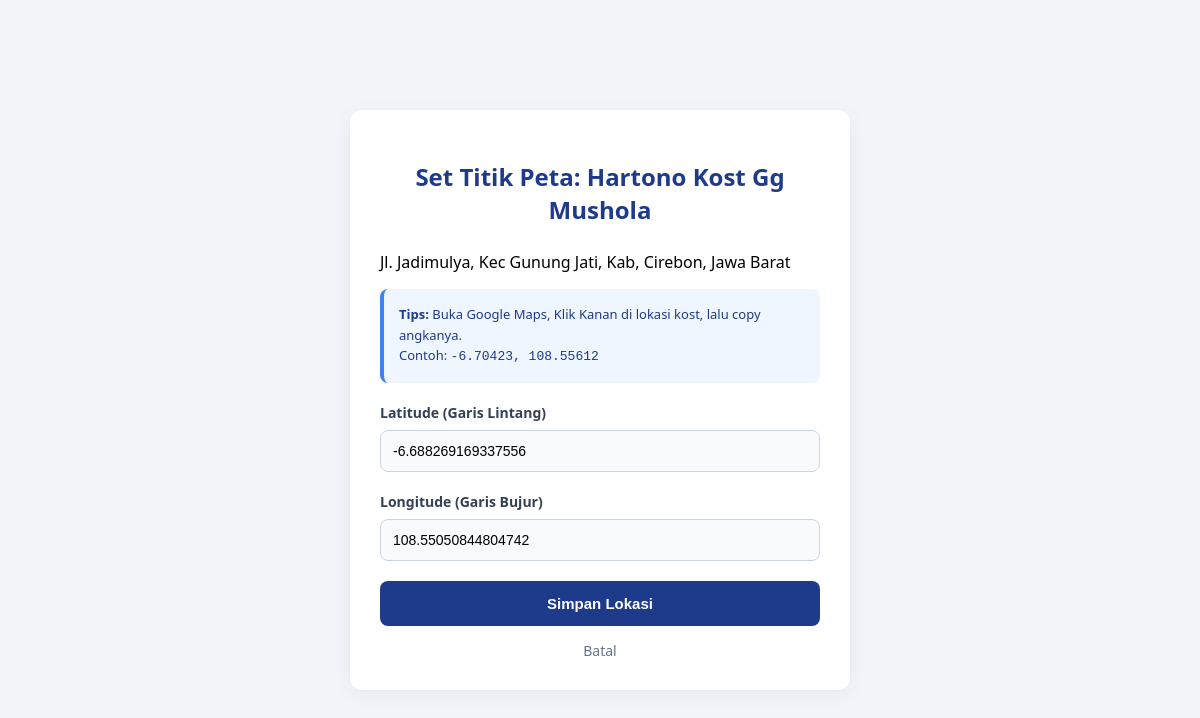
/admin/locations/edit?id=7 (signed in), run on the app's committed database.
### tables this page shows
CREATE TABLE `kost` (
  `id_kost` int(11) NOT NULL,
  `nama_kost` varchar(100) NOT NULL,
  `alamat` text NOT NULL,
  `deskripsi` text DEFAULT NULL,
  `foto_kost` varchar(255) DEFAULT NULL,
  `latitude` varchar(100) DEFAULT '-6.732022',
  `longitude` varchar(100) DEFAULT '108.552316'
);

### app/Core/View.php (called while the page is built, shortened)
<?php
final class View
{
    public static function render(string $view, array $data = []): void
    {
        $file = base_path('app/Views/' . $view . '.php');
        extract($data, EXTR_SKIP);
        require $file;
    }
}

### app/Core/Controller.php (called while the page is built, shortened)
<?php
abstract class Controller
{
    protected function render(string $view, array $data = []): void
    {
        View::render($view, $data);
    }
}

### app/Controllers/AdminLocationController.php (called while the page is built, shortened)
<?php
final class AdminLocationController extends Controller
{
    private KostModel $kostModel;
    public function __construct()
    {
        $this->kostModel = new KostModel();
    }
    public function edit(): void
    {
        $id = (int) ($_GET['id'] ?? 0);
        $kost = $this->kostModel->findById($id);
        $this->render('admin/forms/location-edit', [
            'kost' => $kost,
        ]);
    }
}

### index.php (called while the page is built, shortened)
<?php
require_once __DIR__ . '/bootstrap.php';
$router = new Router();
$router->dispatch($_SERVER['REQUEST_METHOD'] ?? 'GET', $_SERVER['REQUEST_URI'] ?? '/');

### bootstrap.php (called while the page is built, shortened)
<?php
require_once __DIR__ . '/app/helpers.php';
spl_autoload_register(static function (string $class): void {
    $prefix = 'App\\';
    $relativeClass = substr($class, strlen($prefix));
    $file = __DIR__ . '/app/' . str_replace('\\', '/', $relativeClass) . '.php';
});

### app/helpers.php (called while the page is built, shortened)
<?php
function base_path(string $path = ''): string
{
    $basePath = dirname(__DIR__);
    return $path === '' ? $basePath : $basePath . '/' . ltrim($path, '/');
}
function app_base_url(): string
{
    $scriptName = str_replace('\\', '/', $_SERVER['SCRIPT_NAME'] ?? '');
    $baseUrl = dirname($scriptName);
    if ($baseUrl === '/' || $baseUrl === '.') {
        return '';
    }
    return rtrim($baseUrl, '/');
}
function e(mixed $value): string
{
    return htmlspecialchars((string) $value, ENT_QUOTES, 'UTF-8');
}
function url(string $path = ''): string
{
    $baseUrl = app_base_url();
    $normalizedPath = trim($path);
    return ($baseUrl !== '' ? $baseUrl : '') . '/' . ltrim($normalizedPath, '/');
}

### config/database.php (called while the page is built, shortened)
<?php
return [
    'host' => 'localhost',
    'username' => 'root',
    'password' => 'root123',
    'database' => 'kosonline',
];

### app/Core/Database.php (called while the page is built, shortened)
<?php
final class Database
{
    private static ?self $instance = null;
    private PDO $connection;
    private function __construct(array $config)
    {
        $dsn = "mysql:host={$config['host']};dbname={$config['database']};charset=utf8mb4";
        $options = [
            PDO::ATTR_ERRMODE            => PDO::ERRMODE_EXCEPTION,
            PDO::ATTR_DEFAULT_FETCH_MODE => PDO::FETCH_ASSOC,
            PDO::ATTR_EMULATE_PREPARES   => false,
        ];
        try {
            $this->connection = new PDO($dsn, $config['username'], $config['password'], $options);
        } catch (PDOException $e) {
            throw new RuntimeException('Koneksi gagal: ' . $e->getMessage(), (int)$e->getCode());
        }
    }
    public static function getInstance(): self
    {
        if (self::$instance === null) {
            $config = require base_path('config/database.php');
            self::$instance = new self($config);
        }
        return self::$instance;
    }
    public function selectOne(string $sql, array $params = []): ?array
    {
        $statement = $this->connection->prepare($sql);
        $statement->execute($params);
        $result = $statement->fetch();
        return $result !== false ? $result : null;
    }
}

### app/Core/Model.php (called while the page is built, shortened)
<?php
abstract class Model
{
    public function __construct()
    {
        $this->db = Database::getInstance();
    }
}

### app/Models/KostModel.php (called while the page is built, shortened)
<?php
final class KostModel extends Model
{
    public function findById(int $id): ?array
    {
        return $this->db->selectOne("SELECT * FROM kost WHERE id_kost = ?", [$id]);
    }
}

### app/Views/admin/forms/location-edit.php (the view, shortened to what this page needs)
<h2>Set Titik Peta: <?php echo e($kost['nama_kost']); ?></h2>
<p><?php echo e($kost['alamat']); ?></p>
<div class="tutorial">
    <strong>Tips:</strong> Buka Google Maps, Klik Kanan di lokasi kost, lalu copy angkanya. <br>
    Contoh: <code>-6.70423, 108.55612</code>
</div>
<form method="POST">
    <label>Latitude (Garis Lintang)</label>
    <input type="text" name="latitude" value="<?php echo e($kost['latitude']); ?>" placeholder="Contoh: -6.70423" required>
    <label>Longitude (Garis Bujur)</label>
    <input type="text" name="longitude" value="<?php echo e($kost['longitude']); ?>" placeholder="Contoh: 108.55612" required>
    <button type="submit" name="simpan">Simpan Lokasi</button>
    <a href="<?php echo e(url('/admin/dashboard')); ?>" class="btn-batal">Batal</a>
</form>
<?php $content = ob_get_clean(); $title = 'Set Titik Peta'; require base_path('app/Views/admin/forms/layout.php'); ?>

### app/Views/admin/forms/layout.php (style rules this page uses)
* { box-sizing: border-box; }
body { background: #f1f5f9; font-family: "Segoe UI", sans-serif; margin: 0; padding: 20px; display: flex; justify-content: center; align-items: center; min-height: 100vh; }
h2 { text-align: center; color: #1e3a8a; margin-bottom: 25px; font-size: 1.5rem; }
label { font-weight: 600; font-size: 14px; color: #334155; display: block; margin-bottom: 8px; }
input, select, textarea { width: 100%; padding: 12px; margin-bottom: 20px; border: 1px solid #cbd5e1; border-radius: 8px; font-size: 14px; background: #f8fafc; transition: 0.3s; }
button[type="submit"] { background: #1e3a8a; color: white; padding: 14px; border: none; border-radius: 8px; cursor: pointer; width: 100%; font-weight: 600; font-size: 15px; transition: 0.3s; }
.btn-batal { display: block; text-align: center; margin-top: 15px; color: #64748b; text-decoration: none; font-size: 14px; font-weight: 500; }
.tutorial { background: #eff6ff; padding: 15px; border-radius: 8px; font-size: 13px; color: #1e3a8a; margin-bottom: 20px; border-left: 4px solid #3b82f6; line-height: 1.6; }

### data on the page
kost: nama_kost "Hartono Kost Gg Mushola", alamat "Jl. Jadimulya, Kec Gunung Jati, Kab, Cirebon, Jawa Barat", latitude "-6.688269169337556", longitude "108.55050844804742"
